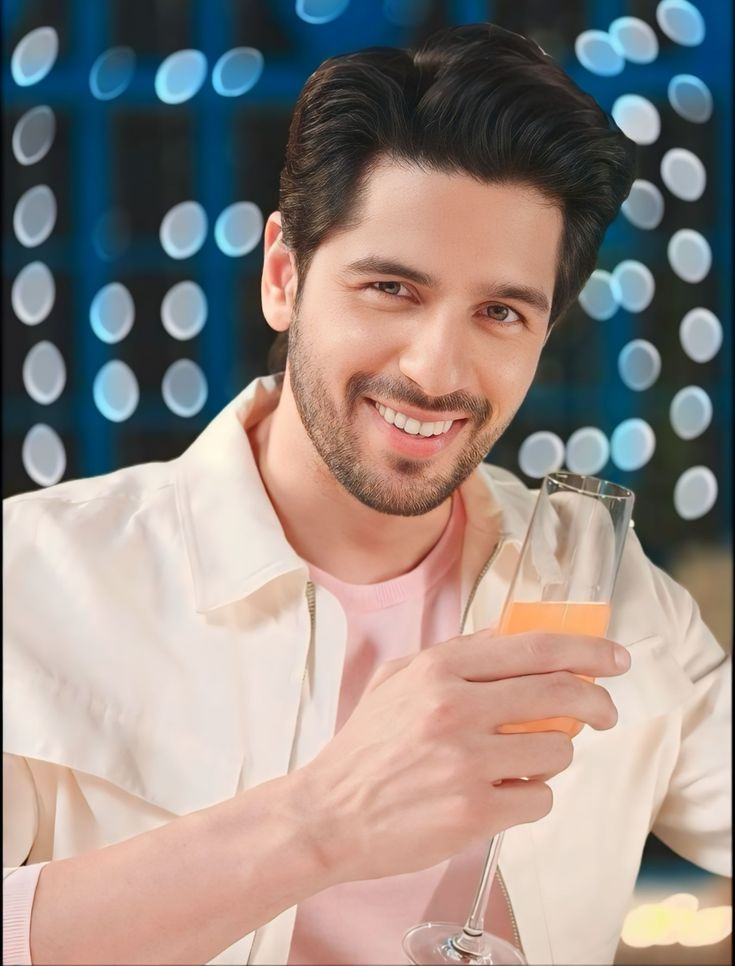
#> input picture Computer_Version_Assignment/15_Frequency_HPF/input.jpg, 735 x 966 px
$ python program.py
#> lines starting #> are read from the running program, lines starting #| are printed output that depends on the picture
import cv2
import numpy as np

img = cv2.imread("input.jpg", 0)
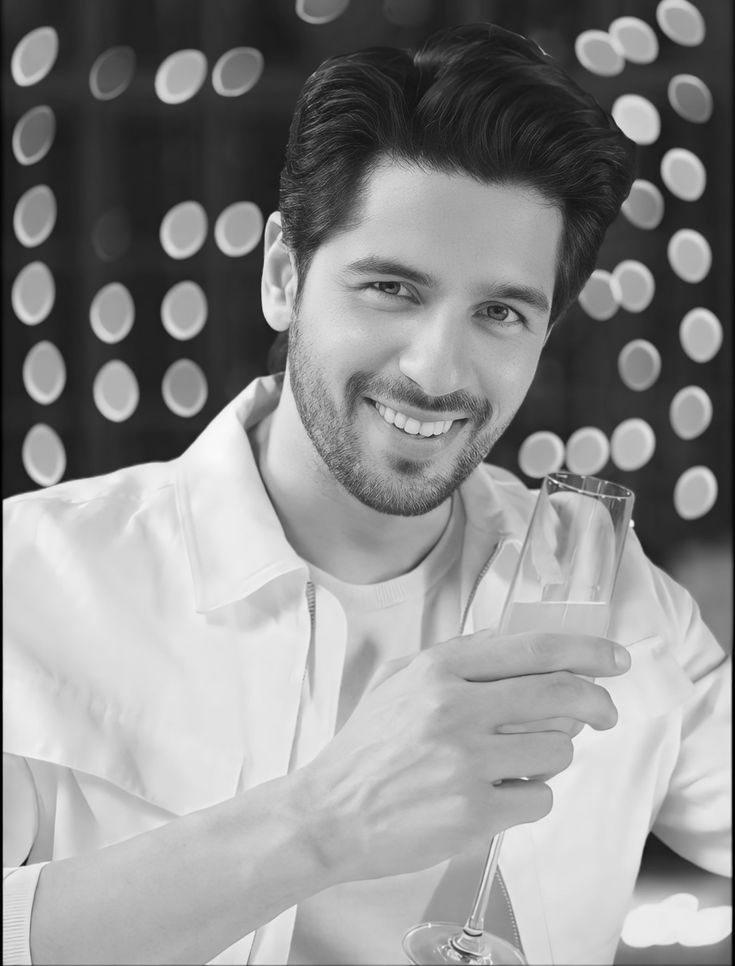
#> img: shape (966, 735); min 0, max 252, mean 141.1

img_float = np.float32(img)

dft = cv2.dft(img_float, flags=cv2.DFT_COMPLEX_OUTPUT)

shifted = np.fft.fftshift(dft)

rows, cols = img.shape
#> rows = 966; cols = 735
crow = rows // 2
#> crow = 483
ccol = cols // 2
#> ccol = 367

mask = np.ones((rows, cols, 2), np.float32)
radius = 50

for y in range(rows):
    for x in range(cols):
        distance = ((y - crow) ** 2 + (x - ccol) ** 2) ** 0.5

        if distance < radius:
            mask[y, x] = 0

filtered = shifted * mask

filtered = np.fft.ifftshift(filtered)

result = cv2.idft(filtered)

result = cv2.magnitude(result[:, :, 0], result[:, :, 1])
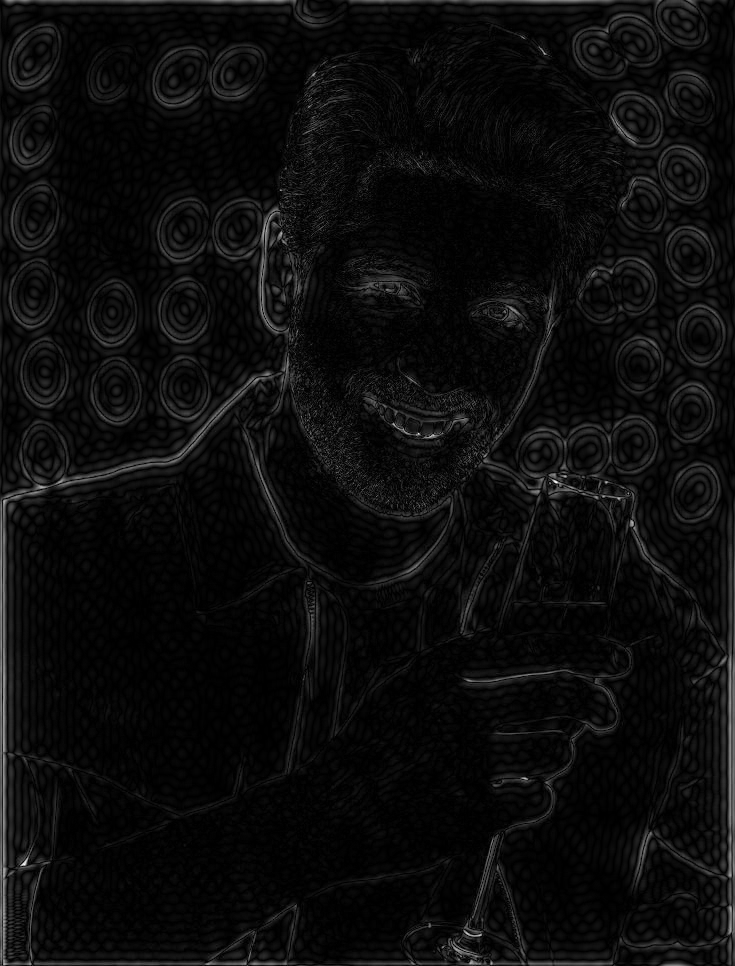
#> result: shape (966, 735) float32; min 1.31, max 105933608, mean 5168964; drawn with min black and max white

result = cv2.normalize(result, None, 0, 255, cv2.NORM_MINMAX)
result = np.uint8(result)

cv2.imwrite("output.png", result)

print("High Pass Filter applied successfully!")
print("Output saved as output.png")
